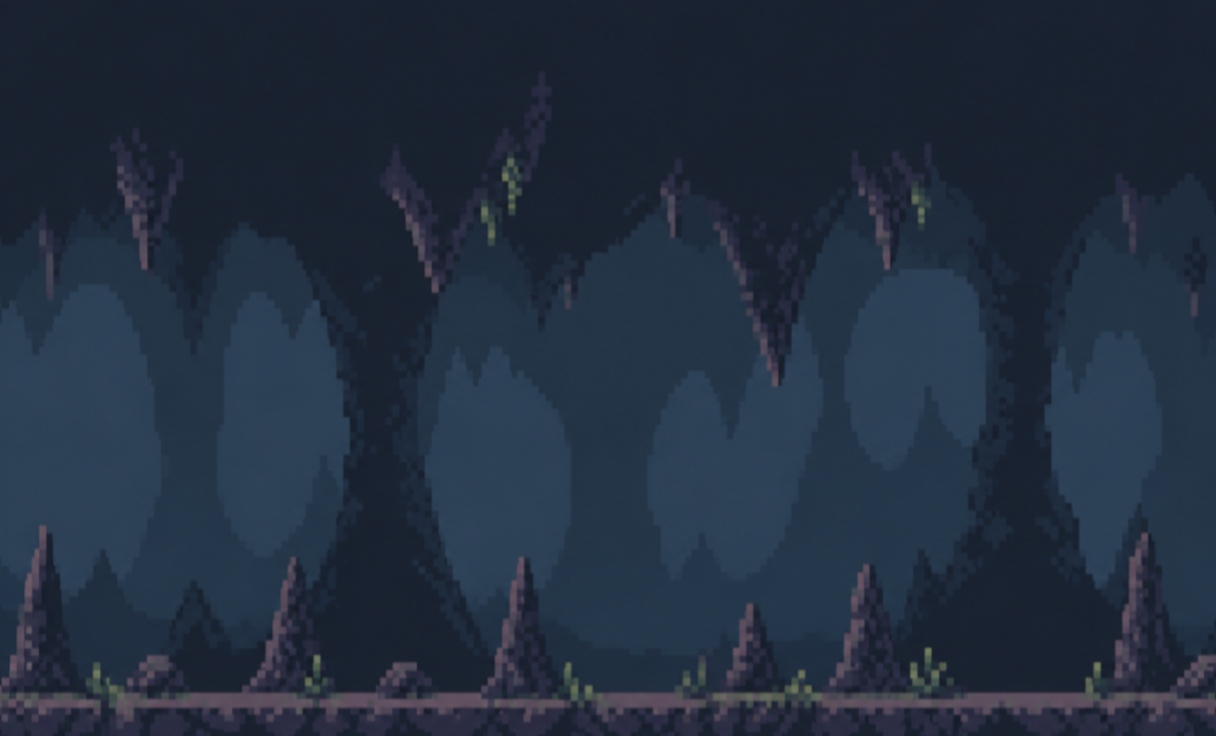

This game map was drawn from its Tiled (.tmx) file and the tilesets committed beside it. A one-line description and the full map source follow:
An orthogonal 38x23 tile map with 32x32 px tiles, 1 tile layer (Capa de patrones 1).

<map version="1.10" tiledversion="1.12.1" orientation="orthogonal" renderorder="right-down" width="38" height="23" tilewidth="32" tileheight="32" infinite="0" nextlayerid="2" nextobjectid="1">
 <tileset firstgid="1" source="Tierra abajo.tsx" />
 <layer id="1" name="Capa de patrones 1" width="38" height="23">
  <data encoding="csv">
1,2,3,4,5,6,7,8,9,10,11,12,13,14,15,16,17,18,19,20,21,22,23,24,25,26,27,28,29,30,31,32,33,34,35,36,37,38,
41,42,43,44,45,46,47,48,49,50,51,52,53,54,55,56,57,58,59,60,61,62,63,64,65,66,67,68,69,70,71,72,73,74,75,76,77,78,
81,82,83,84,85,86,87,88,89,90,91,92,93,94,95,96,97,98,99,100,101,102,103,104,105,106,107,108,109,110,111,112,113,114,115,116,117,118,
121,122,123,124,125,126,127,128,129,130,131,132,133,134,135,136,137,138,139,140,141,142,143,144,145,146,147,148,149,150,151,152,153,154,155,156,157,158,
161,162,163,164,165,166,167,168,169,170,171,172,173,174,175,176,177,178,179,180,181,182,183,184,185,186,187,188,189,190,191,192,193,194,195,196,197,198,
201,202,203,204,205,206,207,208,209,210,211,212,213,214,215,216,217,218,219,220,221,222,223,224,225,226,227,228,229,230,231,232,233,234,235,236,237,238,
241,242,243,244,245,246,247,248,249,250,251,252,253,254,255,256,257,258,259,260,261,262,263,264,265,266,267,268,269,270,271,272,273,274,275,276,277,278,
281,282,283,284,285,286,287,288,289,290,291,292,293,294,295,296,297,298,299,300,301,302,303,304,305,306,307,308,309,310,311,312,313,314,315,316,317,318,
321,322,323,324,325,326,327,328,329,330,331,332,333,334,335,336,337,338,339,340,341,342,343,344,345,346,347,348,349,350,351,352,353,354,355,356,357,358,
361,362,363,364,365,366,367,368,369,370,371,372,373,374,375,376,377,378,379,380,381,382,383,384,385,386,387,388,389,390,391,392,393,394,395,396,397,398,
401,402,403,404,405,406,407,408,409,410,411,412,413,414,415,416,417,418,419,420,421,422,423,424,425,426,427,428,429,430,431,432,433,434,435,436,437,438,
441,442,443,444,445,446,447,448,449,450,451,452,453,454,455,456,457,458,459,460,461,462,463,464,465,466,467,468,469,470,471,472,473,474,475,476,477,478,
481,482,483,484,485,486,487,488,489,490,491,492,493,494,495,496,497,498,499,500,501,502,503,504,505,506,507,508,509,510,511,512,513,514,515,516,517,518,
521,522,523,524,525,526,527,528,529,530,531,532,533,534,535,536,537,538,539,540,541,542,543,544,545,546,547,548,549,550,551,552,553,554,555,556,557,558,
561,562,563,564,565,566,567,568,569,570,571,572,573,574,575,576,577,578,579,580,581,582,583,584,585,586,587,588,589,590,591,592,593,594,595,596,597,598,
601,602,603,604,605,606,607,608,609,610,611,612,613,614,615,616,617,618,619,620,621,622,623,624,625,626,627,628,629,630,631,632,633,634,635,636,637,638,
641,642,643,644,645,646,647,648,649,650,651,652,653,654,655,656,657,658,659,660,661,662,663,664,665,666,667,668,669,670,671,672,673,674,675,676,677,678,
681,682,683,684,685,686,687,688,689,690,691,692,693,694,695,696,697,698,699,700,701,702,703,704,705,706,707,708,709,710,711,712,713,714,715,716,717,718,
721,722,723,724,725,726,727,728,729,730,731,732,733,734,735,736,737,738,739,740,741,742,743,744,745,746,747,748,749,750,751,752,753,754,755,756,757,758,
761,762,763,764,765,766,767,768,769,770,771,772,773,774,775,776,777,778,779,780,781,782,783,784,785,786,787,788,789,790,791,792,793,794,795,796,797,798,
801,802,803,804,805,806,807,808,809,810,811,812,813,814,815,816,817,818,819,820,821,822,823,824,825,826,827,828,829,830,831,832,833,834,835,836,837,838,
841,842,843,844,845,846,847,848,849,850,851,852,853,854,855,856,857,858,859,860,861,862,863,864,865,866,867,868,869,870,871,872,873,874,875,876,877,878,
881,882,883,884,885,886,887,888,889,890,891,892,893,894,895,896,897,898,899,900,901,902,903,904,905,906,907,908,909,910,911,912,913,914,915,916,917,918
</data>
 </layer>
</map>
